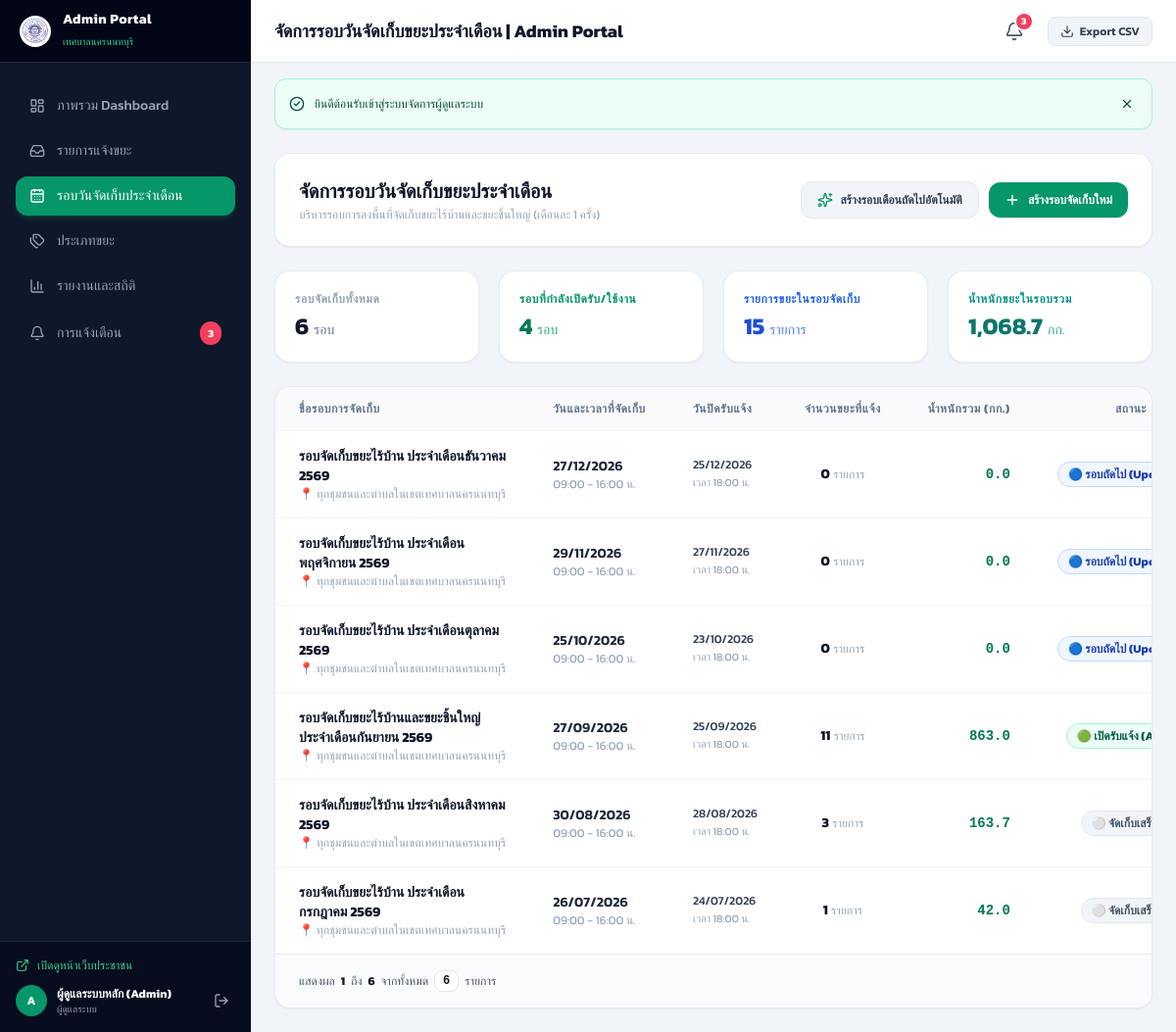
Screenshot of /admin/schedules (signed in) with the database file from the repository.
### tables this page shows
CREATE TABLE `collection_schedules` (
    `id` BIGINT UNSIGNED AUTO_INCREMENT PRIMARY KEY,
    `title` VARCHAR(255) NOT NULL,
    `collection_date` DATE NOT NULL,
    `start_time` TIME NOT NULL DEFAULT '09:00:00',
    `end_time` TIME NOT NULL DEFAULT '16:00:00',
    `area_zone` VARCHAR(255) NOT NULL DEFAULT 'ครอบคลุมทุกตำบล/ชุมชนในเขตเทศบาลนครนนทบุรี',
    `cutoff_date` DATETIME NULL,
    `description` TEXT NULL,
    `status` ENUM('upcoming', 'active', 'collecting', 'completed', 'cancelled') NOT NULL DEFAULT 'upcoming',
    `created_by` BIGINT UNSIGNED NULL,
    `created_at` TIMESTAMP DEFAULT CURRENT_TIMESTAMP,
    `updated_at` TIMESTAMP DEFAULT CURRENT_TIMESTAMP ON UPDATE CURRENT_TIMESTAMP,
    CONSTRAINT `fk_collection_schedules_user` FOREIGN KEY (`created_by`) REFERENCES `users` (`id`) ON DELETE SET NULL,
    INDEX `idx_schedule_date` (`collection_date`),
    INDEX `idx_schedule_status` (`status`)
);

### resources/views/admin/schedules/index.php (the view, shortened to what the rows shown need)
<div class="space-y-6">
    <div class="flex flex-col sm:flex-row sm:items-center justify-between gap-4 bg-white p-4 sm:p-6 rounded-2xl shadow-sm border border-slate-200/80">
        <div>
            <h2 class="text-lg sm:text-xl font-bold text-slate-900">จัดการรอบวันจัดเก็บขยะประจำเดือน</h2>
            <p class="text-xs text-slate-400 mt-0.5">บริหารรอบการลงพื้นที่จัดเก็บขยะไร้บ้านและขยะชิ้นใหญ่ (เดือนละ 1 ครั้ง)</p>
        </div>
        <div class="flex items-center gap-2 sm:gap-2.5 flex-wrap">
            <form action="<?= htmlspecialchars($baseUrl ?: '') ?>/admin/schedules/quick-generate" method="POST" onsubmit="return confirm('ยืนยันสร้างรอบจัดเก็บขยะประจำเดือนถัดไปอัตโนมัติ?')">
                <button type="submit" class="px-3 sm:px-4 py-2 sm:py-2.5 bg-slate-100 hover:bg-slate-200 text-slate-700 text-xs font-bold rounded-xl transition flex items-center gap-2 border border-slate-200">
                    <i data-lucide="sparkles" class="w-4 h-4 text-emerald-600"></i>
                    <span>สร้างรอบเดือนถัดไปอัตโนมัติ</span>
                </button>
            </form>
            <button type="button" onclick="document.getElementById('addScheduleModal').classList.remove('hidden')" class="px-3.5 sm:px-4 py-2 sm:py-2.5 bg-emerald-600 hover:bg-emerald-700 text-white text-xs font-bold rounded-xl transition flex items-center gap-2 shadow-sm shadow-emerald-600/20">
                <i data-lucide="plus" class="w-4 h-4"></i>
                <span>สร้างรอบจัดเก็บใหม่</span>
            </button>
        </div>
    </div>
    <div class="grid grid-cols-1 sm:grid-cols-2 lg:grid-cols-4 gap-4 sm:gap-5">
        <div class="bg-white p-5 rounded-2xl shadow-sm border border-slate-200/80">
            <div class="text-xs font-semibold text-slate-400 uppercase tracking-wider">รอบจัดเก็บทั้งหมด</div>
            <div class="text-2xl font-bold text-slate-900 mt-1"><?= number_format($metrics['total'] ?? 0) ?> <span class="text-sm font-normal text-slate-500">รอบ</span></div>
        </div>
        <div class="bg-white p-5 rounded-2xl shadow-sm border border-slate-200/80">
            <div class="text-xs font-semibold text-emerald-600 uppercase tracking-wider">รอบที่กำลังเปิดรับ/ใช้งาน</div>
            <div class="text-2xl font-bold text-emerald-700 mt-1"><?= number_format($metrics['active'] ?? 0) ?> <span class="text-sm font-normal text-emerald-600/80">รอบ</span></div>
        </div>
        <div class="bg-white p-5 rounded-2xl shadow-sm border border-slate-200/80">
            <div class="text-xs font-semibold text-blue-600 uppercase tracking-wider">รายการขยะในรอบจัดเก็บ</div>
            <div class="text-2xl font-bold text-blue-700 mt-1"><?= number_format($metrics['total_reports'] ?? 0) ?> <span class="text-sm font-normal text-blue-600/80">รายการ</span></div>
        </div>
        <div class="bg-white p-5 rounded-2xl shadow-sm border border-slate-200/80">
            <div class="text-xs font-semibold text-teal-600 uppercase tracking-wider">น้ำหนักขยะในรอบรวม</div>
            <div class="text-2xl font-bold text-teal-700 mt-1"><?= number_format($metrics['total_weight'] ?? 0, 1) ?> <span class="text-sm font-normal text-teal-600/80">กก.</span></div>
        </div>
    </div>
    <div class="bg-white rounded-2xl shadow-sm border border-slate-200/80 overflow-hidden">
        <div class="overflow-x-auto">
            <table class="w-full text-left text-sm min-w-[800px]">
                <thead class="bg-slate-50 text-slate-500 text-xs font-semibold uppercase tracking-wider border-b border-slate-100">
                    <tr>
                        <th class="px-6 py-3.5 whitespace-nowrap">ชื่อรอบการจัดเก็บ</th>
                        <th class="px-6 py-3.5 whitespace-nowrap">วันและเวลาที่จัดเก็บ</th>
                        <th class="px-6 py-3.5 whitespace-nowrap">วันปิดรับแจ้ง</th>
                        <th class="px-6 py-3.5 text-center whitespace-nowrap">จำนวนขยะที่แจ้ง</th>
                        <th class="px-6 py-3.5 text-right whitespace-nowrap">น้ำหนักรวม (กก.)</th>
                        <th class="px-6 py-3.5 text-center whitespace-nowrap">สถานะ</th>
                    </tr>
                </thead>
                <tbody class="divide-y divide-slate-100 text-slate-700">
                    <?php if (empty($schedules)): ?>
                        <tr>
                            <td colspan="7" class="px-6 py-8 text-center text-slate-400">ยังไม่มีข้อมูลรอบการจัดเก็บในระบบ</td>
                        </tr>
                    <?php else: ?>
                        <?php foreach ($schedules as $s): ?>
                            <?php
                            $sDate = strtotime($s['collection_date']);
                            $statusInfo = [
                                'active' => ['class' => 'bg-emerald-50 text-emerald-800 border-emerald-200', 'label' => '🟢 เปิดรับแจ้ง (Active)'],
                                'upcoming' => ['class' => 'bg-blue-50 text-blue-800 border-blue-200', 'label' => '🔵 รอบถัดไป (Upcoming)'],
                                'collecting' => ['class' => 'bg-amber-50 text-amber-800 border-amber-200', 'label' => '🟡 กำลังดำเนินการ'],
                                'completed' => ['class' => 'bg-slate-100 text-slate-600 border-slate-200', 'label' => '⚪ จัดเก็บเสร็จสิ้น'],
                                'cancelled' => ['class' => 'bg-rose-50 text-rose-700 border-rose-200', 'label' => '🔴 ยกเลิก']
                            ][$s['status']] ?? ['class' => 'bg-slate-100 text-slate-600 border-slate-200', 'label' => $s['status']];
                            ?>
                            <tr class="hover:bg-slate-50/80 transition">
                                <td class="px-6 py-4">
                                    <a href="<?= htmlspecialchars($baseUrl ?: '') ?>/admin/schedules/<?= $s['id'] ?>" class="font-bold text-slate-900 hover:text-emerald-600 transition block">
                                        <?= htmlspecialchars($s['title']) ?>
                                    </a>
                                    <span class="text-xs text-slate-400 block truncate max-w-xs" title="<?= htmlspecialchars($s['area_zone']) ?>">
                                        📍 <?= htmlspecialchars($s['area_zone']) ?>
                                    </span>
                                </td>
                                <td class="px-6 py-4 whitespace-nowrap">
                                    <div class="font-semibold text-slate-800"><?= date('d/m/Y', $sDate) ?></div>
                                    <div class="text-xs text-slate-400"><?= date('H:i', strtotime($s['start_time'])) ?> - <?= date('H:i', strtotime($s['end_time'])) ?> น.</div>
                                </td>
                                <td class="px-6 py-4 whitespace-nowrap">
                                    <?php if (!empty($s['cutoff_date'])): ?>
                                        <div class="text-xs text-slate-700 font-medium"><?= date('d/m/Y', strtotime($s['cutoff_date'])) ?></div>
                                        <div class="text-[11px] text-slate-400">เวลา <?= date('H:i น.', strtotime($s['cutoff_date'])) ?></div>
                                    <?php else: ?>
                                        <span class="text-xs text-slate-400">-</span>
                                    <?php endif; ?>
                                </td>
                                <td class="px-6 py-4 text-center whitespace-nowrap">
                                    <span class="font-bold text-slate-900"><?= number_format($s['reports_count'] ?? 0) ?></span>
                                    <span class="text-xs text-slate-400">รายการ</span>
                                </td>
                                <td class="px-6 py-4 text-right whitespace-nowrap font-mono font-semibold text-emerald-700">
                                    <?= number_format($s['total_weight'] ?? 0, 1) ?>
                                </td>
                                <td class="px-6 py-4 text-center whitespace-nowrap">
                                    <span class="inline-flex items-center px-2.5 py-1 rounded-full text-xs font-bold border <?= $statusInfo['class'] ?>">
                                        <?= $statusInfo['label'] ?>
                                    </span>
                                </td>
                            </tr>
                        <?php endforeach; ?>
                    <?php endif; ?>
                </tbody>
            </table>
        </div>
        <?php if (isset($paginator)): ?>
            <?= $paginator->render() ?>
        <?php endif; ?>
    </div>
</div>
<?php
require BASE_PATH . '/resources/views/layouts/admin.php';
?>

### app/Core/Paginator.php (shortened to what the rows shown need)
<?php
class Paginator {
    public int $totalItems;
    public int $from;
    public int $to;
    public function __construct(array $items, int $totalItems, int $page = 1, int $perPage = 10, string $path = '', array $queryParams = []) {
        $this->totalItems = max(0, $totalItems);
        $this->perPage = max(1, $perPage);
        $this->totalPages = max(1, (int)ceil($this->totalItems / $this->perPage));
        $this->currentPage = max(1, min($page, $this->totalPages));
        $this->offset = ($this->currentPage - 1) * $this->perPage;
        $this->items = $items;
        $this->from = $this->totalItems > 0 ? $this->offset + 1 : 0;
        $this->to = min($this->offset + count($items), $this->totalItems);
    }
    public static function fromArray(array $allArrayItems, int $page = 1, int $perPage = 10, string $path = '', array $queryParams = []): self {
        $total = count($allArrayItems);
        $perPage = max(1, $perPage);
        $totalPages = max(1, (int)ceil($total / $perPage));
        $page = max(1, min($page, $totalPages));
        $offset = ($page - 1) * $perPage;
        $slicedItems = array_slice($allArrayItems, $offset, $perPage);
        return new self($slicedItems, $total, $page, $perPage, $path, $queryParams);
    }
    public function render(): string {
        $html = '<div class="flex flex-col sm:flex-row items-center justify-between gap-4 px-6 py-4 bg-slate-50/80 border-t border-slate-200/80 text-xs text-slate-600 rounded-b-2xl">';
        $html .= '<div class="font-medium text-slate-600 flex items-center gap-1.5">';
        $html .= '<span>แสดงผล</span>';
        $html .= '<span class="font-bold text-slate-900">' . $this->from . '</span>';
        $html .= '<span>ถึง</span>';
        $html .= '<span class="font-bold text-slate-900">' . $this->to . '</span>';
        $html .= '<span>จากทั้งหมด</span>';
        $html .= '<span class="font-bold text-slate-900 font-mono bg-white px-2 py-0.5 rounded-lg border border-slate-200 shadow-2xs">' . number_format($this->totalItems) . '</span>';
        $html .= '<span>รายการ</span>';
        $html .= '</div>';
        $html .= '</div>';
        return $html;
    }
}

### app/Core/Router.php (shortened to what the rows shown need)
<?php
class Router {
    private static array $routes = [];
    private static function addRoute(string $method, string $path, $handler, array $middlewares): void {
        self::$routes[] = [
            'method' => $method,
            'path' => '/' . trim($path, '/'),
            'handler' => $handler,
            'middlewares' => $middlewares
        ];
    }
    public static function dispatch(): void {
        $method = Request::method();
        $uri = Request::uri();
        foreach (self::$routes as $route) {
            if ($route['method'] !== $method) {
                continue;
            }
            $pattern = preg_replace('/\{([a-zA-Z0-9_]+)\}/', '(?P<$1>[^/]+)', $route['path']);
            $pattern = '#^' . $pattern . '$#';
            if (preg_match($pattern, $uri, $matches)) {
                $params = array_filter($matches, function ($key) {
                    return !is_numeric($key);
                }, ARRAY_FILTER_USE_KEY);
                $handler = $route['handler'];
                if (is_string($handler) && strpos($handler, '@') !== false) {
                    list($controllerName, $action) = explode('@', $handler);
                    $controller = new $fullController();
                    call_user_func_array([$controller, $action], array_values($params));
                    return;
                }
            }
        }
    }
}

### rows the page displays
collection_schedules: title "รอบจัดเก็บขยะไร้บ้าน ประจำเดือนธันวาคม 2569", area_zone "ทุกชุมชนและตำบลในเขตเทศบาลนครนนทบุรี", collection_date "27/12/2026", start_time "09:00", end_time "16:00", cutoff_date "25/12/2026", cutoff_date "18:00 น.", reports_count "0", total_weight "0.0", status "🔵 รอบถัดไป…", id "6"
collection_schedules: title "รอบจัดเก็บขยะไร้บ้าน ประจำเดือนพฤศจิกายน 2569", area_zone "ทุกชุมชนและตำบลในเขตเทศบาลนครนนทบุรี", collection_date "29/11/2026", start_time "09:00", end_time "16:00", cutoff_date "27/11/2026", cutoff_date "18:00 น.", reports_count "0", total_weight "0.0", status "🔵 รอบถัดไป…"
collection_schedules: title "รอบจัดเก็บขยะไร้บ้าน ประจำเดือนตุลาคม 2569", area_zone "ทุกชุมชนและตำบลในเขตเทศบาลนครนนทบุรี", collection_date "25/10/2026", start_time "09:00", end_time "16:00", cutoff_date "23/10/2026", cutoff_date "18:00 น.", reports_count "0", total_weight "0.0", status "🔵 รอบถัดไป…"
collection_schedules: title "รอบจัดเก็บขยะไร้บ้านและขยะชิ้นใหญ่ ประจำเดือนกันยายน 2569", area_zone "ทุกชุมชนและตำบลในเขตเทศบาลนครนนทบุรี", collection_date "27/09/2026", start_time "09:00", end_time "16:00", cutoff_date "25/09/2026", cutoff_date "18:00 น.", reports_count "11", total_weight "863.0", status "🟢 เปิดรับแจ้ง…"
collection_schedules: title "รอบจัดเก็บขยะไร้บ้าน ประจำเดือนสิงหาคม 2569", area_zone "ทุกชุมชนและตำบลในเขตเทศบาลนครนนทบุรี", collection_date "30/08/2026", start_time "09:00", end_time "16:00", cutoff_date "28/08/2026", cutoff_date "18:00 น.", reports_count "3", total_weight "163.7", status "⚪…"
collection_schedules: title "รอบจัดเก็บขยะไร้บ้าน ประจำเดือนกรกฎาคม 2569", area_zone "ทุกชุมชนและตำบลในเขตเทศบาลนครนนทบุรี", collection_date "26/07/2026", start_time "09:00", end_time "16:00", cutoff_date "24/07/2026", cutoff_date "18:00 น.", reports_count "1", total_weight "42.0", status "⚪…"

### other values shown
$unreadCount "3"
$this->from "1"
$this->to "6"
